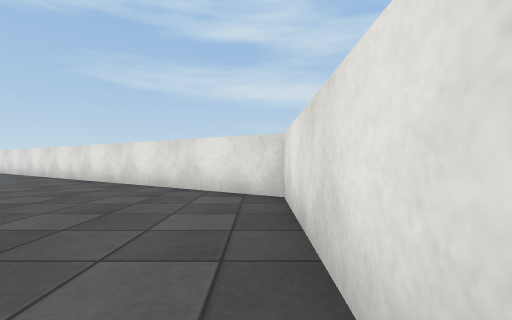
View 1 (above)

16 first-person views from a walk through a 3-D level made in the Unity game engine. The camera is 0.58 m above the floor, looks level and sees 85° across. The floor is counted in squares, 1 m on a side. Each view is taken from the middle of a square. On the plan, view 1 faces up. The plan holds only what a view shows up to about 9 squares ahead; the rest is blank. The place goes on beyond the plan. Surface patterns are stand-ins for the level's own textures.

View 2
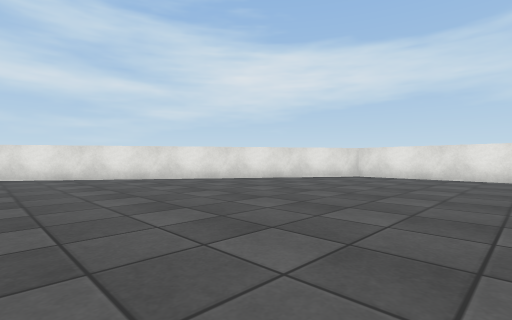

View 3
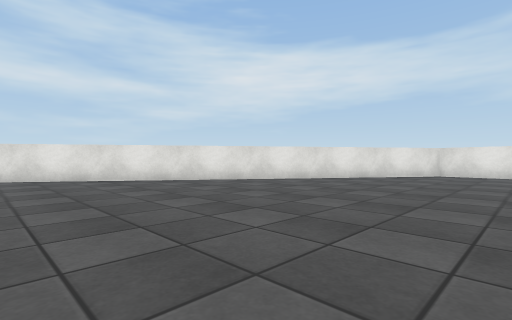

View 4
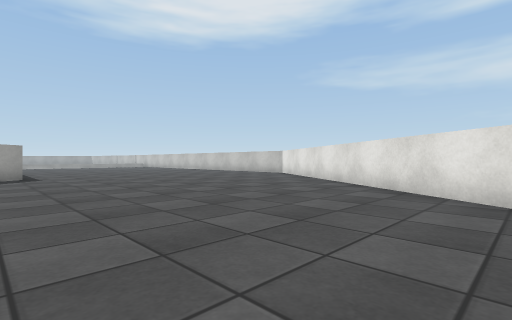

View 5
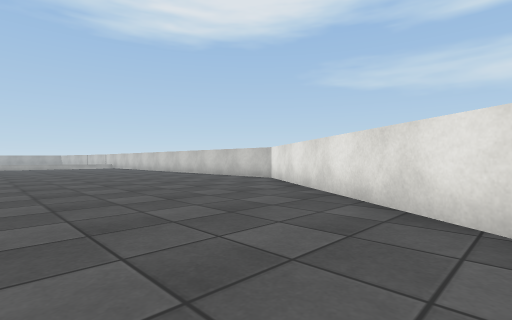

View 6
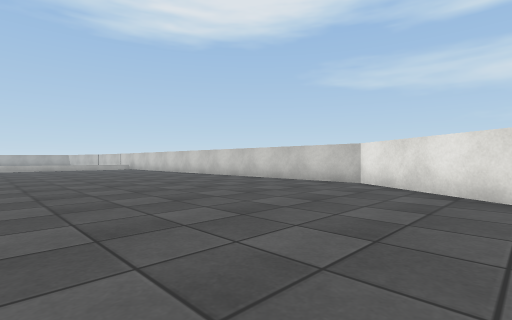

View 7
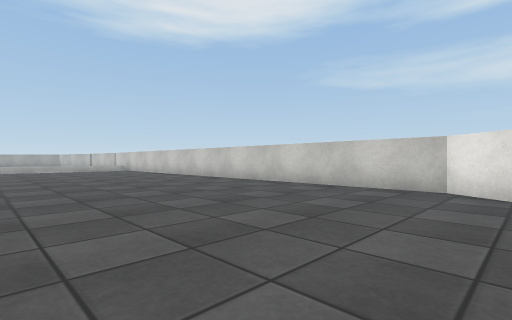

View 8
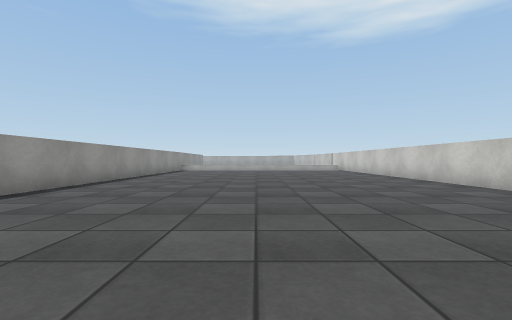

View 9
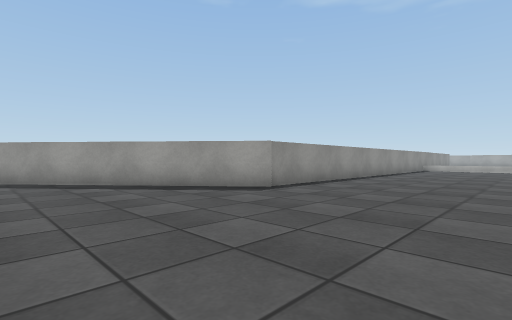

View 10
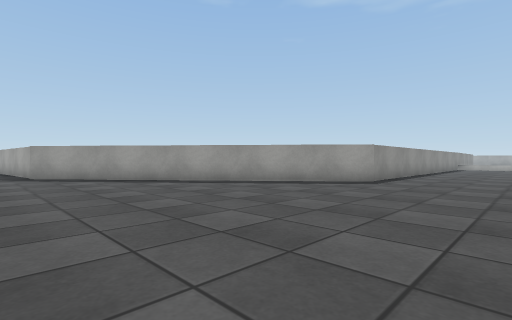

View 11
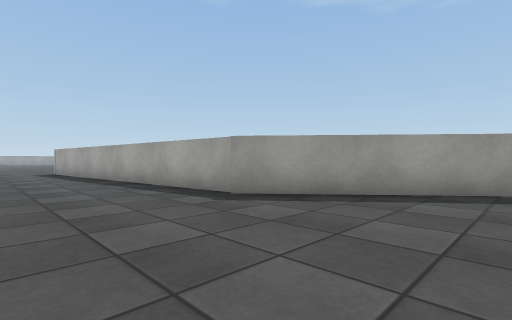

View 12
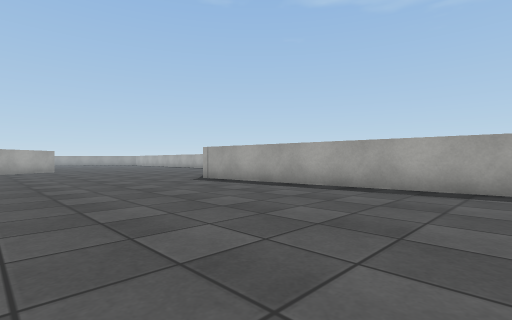

View 13
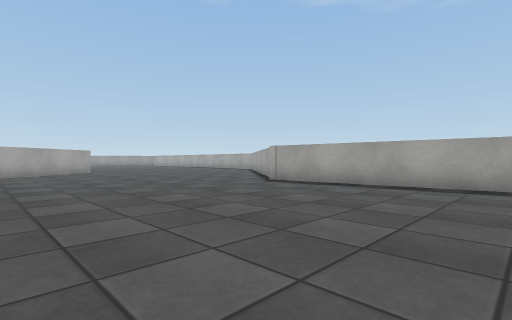

View 14
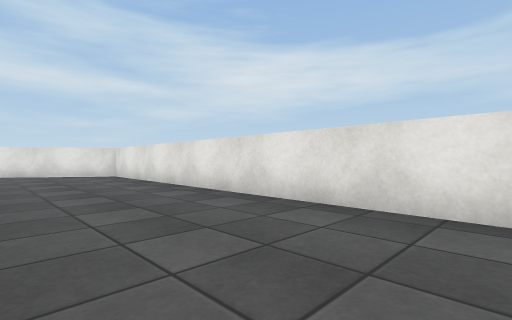

View 15
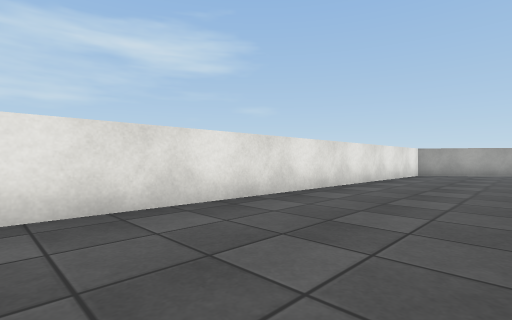

View 16
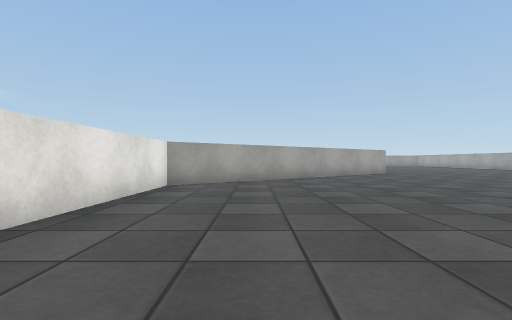

### Floor plan
Points are (right, up) in squares from view 1. A wall is a line through its corners. A room is listed if a view was taken in it or the views show most of it. See-through windows are left out.
Room 1 (views 1, 2, 3, 4, 5, 6, 7, 8, 9, 10, 11, 12, 13, 14, 15, 16)
walls: (-11.2, -1.8) (-10.2, -11.6); (-22.5, 5.9) (-17.5, 5.9) (-11.1, -1.8); (-4.8, -18) (0, -14.3) (0.4, 4.4) (-15.1, 14.8) (-22.5, 14.8)

Where each view was taken, in squares from view 1:
view 1: 0 up, 0 right, facing up
view 2: 0 up, 9 left, facing up-right
view 3: 2 up, 11 left, facing up-right
view 4: 5 up, 7 left, facing up-left
view 5: 8 up, 9 left, facing up-left
view 6: 8 up, 12 left, facing up-left
view 7: 9 up, 14 left, facing up-left
view 8: 10 up, 14 left, facing left
view 9: 10 up, 13 left, facing down-left
view 10: 9 up, 10 left, facing down-left
view 11: 2 up, 8 left, facing down-left
view 12: 4 down, 5 left, facing down-left
view 13: 6 down, 4 left, facing down-left
view 14: 6 down, 3 left, facing up-right
view 15: 3 down, 3 left, facing down-right
view 16: 8 down, 2 left, facing down
